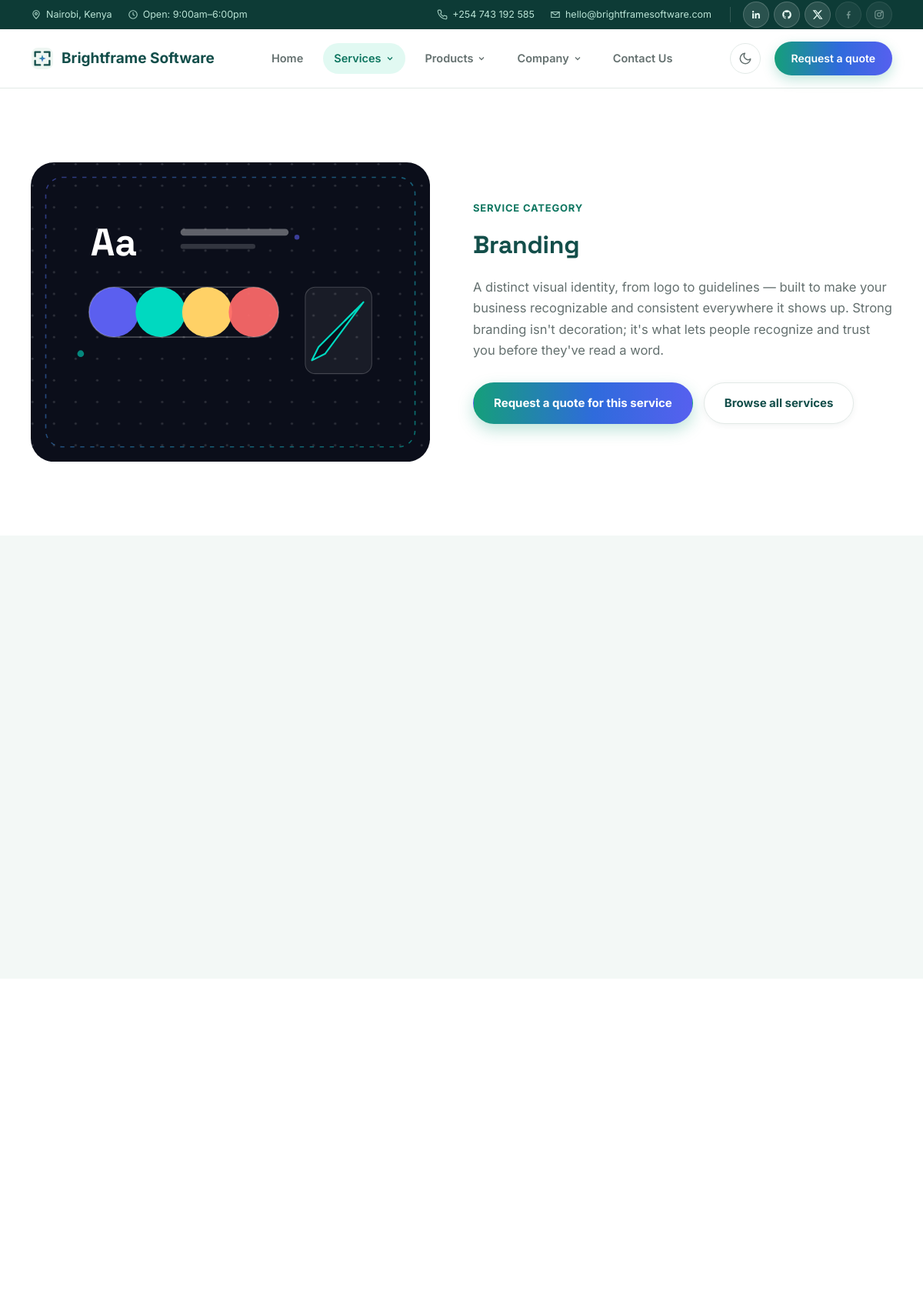
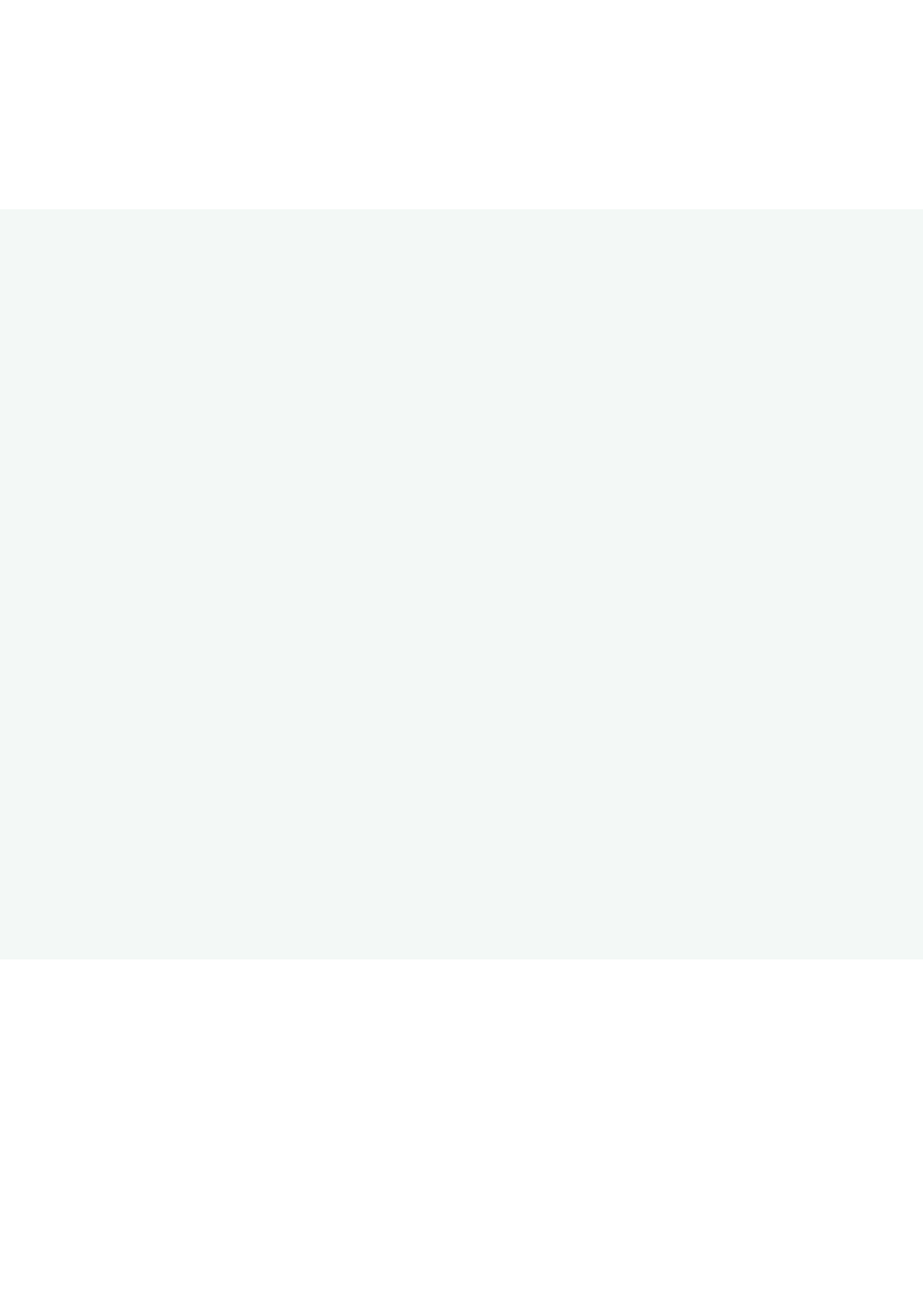
Page /services/branding.php (upper part) on the committed database (2 pictures, top to bottom).
### tables this page shows
CREATE TABLE service_categories (
  id             INT UNSIGNED AUTO_INCREMENT PRIMARY KEY,
  name           VARCHAR(150) NOT NULL,
  slug           VARCHAR(150) NOT NULL UNIQUE,
  display_order  INT NOT NULL DEFAULT 0
);

### services/branding.php (called while the page is built, shortened)
<?php
require __DIR__ . '/../includes/category-page.php';

### includes/icons.php (called while the page is built, shortened)
<?php
function category_intro(string $slug): string
{
    return $intros[$slug] ?? category_blurb($slug);
}

### includes/category-page.php (the view, shortened to what this page needs)
<?php
require_once __DIR__ . '/../config/db.php';
require_once __DIR__ . '/icons.php';
require_once __DIR__ . '/illustrations.php';
try {
    $catStmt = $pdo->prepare(
        'SELECT id, name, slug, display_order FROM service_categories WHERE slug = :slug LIMIT 1'
    );
    $catStmt->execute(['slug' => $categorySlug]);
    $category = $catStmt->fetch();
} catch (PDOException $e) {
    error_log('Failed to load category page (' . $categorySlug . '): ' . $e->getMessage());
    $category = false;
    $services = [];
}
    ?>
    <?php
$imageOnRight = ((int) $category['display_order']) % 2 === 0;
$whyMatters      = category_why_matters($category['slug']);
$differentiators = category_differentiators($category['slug']);
$types           = category_types($category['slug']);
include __DIR__ . '/header.php';
?>
<section class="section">
  <div class="wrap">
    <div class="media-row reveal<?= $imageOnRight ? ' media-row-reverse' : '' ?>">
      <div class="media-row-media">
        <?= render_category_illustration($category['slug']) ?>
      </div>
      <div class="media-row-text">
        <div class="sec-eyebrow">Service category</div>
        <h1><?= htmlspecialchars($category['name'], ENT_QUOTES, 'UTF-8') ?></h1>
        <p><?= htmlspecialchars(category_intro($category['slug']), ENT_QUOTES, 'UTF-8') ?></p>
        <div class="media-row-actions">
          <a href="../quote.php?category=<?= urlencode($category['slug']) ?>" class="btn btn-primary">Request a quote for this service</a>
          <a href="../services.php" class="btn btn-outline-dark">Browse all services</a>
        </div>
      </div>
    </div>
  </div>
</section>
<?php if (!empty($whyMatters)): ?>
<section class="section section-alt">
  <div class="wrap">
  </div>
</section>
<?php endif; ?>
<?php if (!empty($differentiators)): ?>
<section class="section">
  <div class="wrap">
    <div class="whyus-grid">
    </div>
  </div>
</section>
<?php endif; ?>
<section class="section section-alt">
  <div class="wrap">
  </div>
</section>
<?php if (!empty($types['items'])): ?>
<section class="section">
  <div class="wrap">
  </div>
</section>
<?php endif; ?>
<?php include __DIR__ . '/footer.php'; ?>

### rows in the picture
service_categories: name "Branding", slug "A distinct visual identity, from logo to guidelines — built to make your business recognizable and consistent everywhere it shows up. Strong branding isn't decoration; it's what lets people recognize and trust you before they've read a word."
